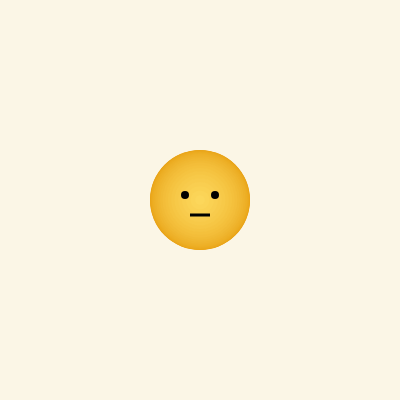
Frame 1 (no input)
Frame 60 (no input): identical to frame 1, image omitted
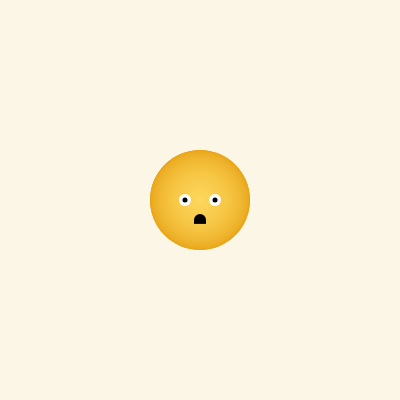
Frame 120 (the mouse pressed at the canvas centre since frame 60)

The p5.js sketch that drew these frames (run headless with seeded random() and noise() and a simulated clock; from frame 60 on, the mouse is pressed at the canvas centre):

// p5.js sketch
// ── sketch.js
var Canvass;

var isFaceInAnim = false;

function setup() {
    Canvass = createCanvas(400,400);
    Canvass.position(window.innerWidth/2-width/2, window.innerHeight/2 - height/2);
    //pixelDensity(1) Use when background face is an image.
    smiley = new Smiley();
    //background(51);
    //noLoop();
    
}

function draw() {
    background("#FBF6E6");
    
    smiley.show();
    if(!isFaceInAnim) smiley.update();
}




function keyPressed() {
    
    if(keyCode == DELETE){
        console.log('Animation Stopped');
        noLoop();
    }
}



class Smiley{

    constructor(){
       
        this.dimeter = 100;    
        this.center = createVector(0,0);
        this.isEngaged = false;
        this.wasEngaged = false;

        this.mouthCenter = createVector(0,15);
        this.eyeScale = 1;


        //this.FaceImg = createGraphics(width,height);
        //this.createFace();
        //this.corner = createVector(0,0);
        //this.center = createVector(width/2,height/2);
    }

    update(){

        let d = dist(mouseX,mouseY,width/2,height/2);

        if(d < this.dimeter/2) {
            this.isEngaged = true;
            if(!this.wasEngaged){
                isFaceInAnim = true;
                this.animFace();
                this.wasEngaged = true;
                return;
            }
        }

        if( (d < this.dimeter) & this.isEngaged){
            
            // Update face center
            this.center.x = (mouseX - width/2)/2;
            this.center.y = (mouseY - height/2)/2;

             // Update mouth center
             this.mouthCenter.x = (mouseX - width/2)/1.5;
             this.mouthCenter.y = (mouseY - height/2 + 30)/1.5;
        }
        else{
            this.isEngaged = false;
            if(this.wasEngaged){
                isFaceInAnim = true;
                this.animFace();
                this.wasEngaged = false;
                return;
            }
            this.center.x = 0;
            this.center.y = 0;

            this.mouthCenter.x = 0;
            this.mouthCenter.y = 15;
        }
        
        this.wasEngaged = this.isEngaged;
    }


    show(){
        //image(this.FaceImg, this.corner.x, this.corner.y);
        this.drawFace()
        this.drawMouth()
        this.drawEyes()
        if(frameCount % 200 == 0) this.animEye();
    }


    drawFace(){
        let cin = color("#FDDA5F");
        let cout = color("#e8a012");
        
        push();
            translate(width/2,height/2);
            noStroke();
            smooth();
            for(let i = 0; i < 20; i++){
                fill( lerpColor(cout,cin,i/20) );
                ellipse(this.center.x,this.center.y,this.dimeter-i*i/4,this.dimeter-i*i/4);
            }
            //filter(BLUR, 5);
        pop();
    }


 

    drawMouth(){
        

        if(this.isEngaged){
            push();
                let d = 12;
                translate(width/2,height/2);
                noStroke();
                fill(0);
                arc(this.mouthCenter.x,this.mouthCenter.y,d,d,PI,0);
                rectMode(CENTER)
                rect(this.mouthCenter.x,this.mouthCenter.y+1.9,d,4)
                line(this.mouthCenter.x-8,this.mouthCenter.y,this.mouthCenter.x + 8, this.mouthCenter.y );
            pop();
        }
        else{
            push();
                translate(width/2,height/2);
                strokeWeight(3);
                strokeCap(SQUARE);
                line(this.mouthCenter.x-10,this.mouthCenter.y,this.mouthCenter.x + 10, this.mouthCenter.y );
            pop();
        }

    }




    drawEyes(){

        let d = 8;
        let dx = 15;
        let dy = 20;
        if(this.isEngaged){
            push();
                d = 12;
                translate(width/2,height/2);
                fill(255);
                noStroke();
                ellipse(this.mouthCenter.x-dx,this.mouthCenter.y - dy,d,d*this.eyeScale );
                ellipse(this.mouthCenter.x+dx,this.mouthCenter.y - dy,d, d*this.eyeScale );
                d = 5;
                fill(0)
                ellipse(this.mouthCenter.x-dx,this.mouthCenter.y - dy,d, d*this.eyeScale );
                ellipse(this.mouthCenter.x+dx,this.mouthCenter.y - dy,d, d*this.eyeScale );
            pop();
        }
        else{
            push();
                translate(width/2,height/2);
                noStroke();
                fill(0);
                ellipse(this.mouthCenter.x-dx,this.mouthCenter.y - dy,d, d*this.eyeScale );
                ellipse(this.mouthCenter.x+dx,this.mouthCenter.y - dy,d, d*this.eyeScale );
            pop();
        }

    }

    async animEye(){

        var wait = ms => new Promise((r, j)=>setTimeout(r, ms))

        // Close eye
        for(let i = 0; i< 20; i++){
            this.eyeScale -=  1/21;
            await wait(0.1);
        }

        await wait(20);

        // Open eye
        for(let i = 0; i< 20; i++){
            this.eyeScale +=  1/21;
            await wait(0.1);
        }


    }



    async animFace(){
        var wait = ms => new Promise((r, j)=>setTimeout(r, ms))

        let dir = 0;
        let x = mouseX;
        let y = mouseY;
        if(this.wasEngaged) dir = 1;
        for (let i = 1; i <= 10; i++){
            // Update face center
            let t = abs(dir - i/10);
            this.center.x = (1-t)*0  +  t*(x - width/2)/2;
            this.center.y =  t*(y - height/2)/2;

             // Update mouth center
             this.mouthCenter.x = t*(x - width/2)/1.5;
             this.mouthCenter.y = 15*(1 - t) + t*(y - height/2 + 30)/1.5;

            await wait(0.01);

        } 

        isFaceInAnim = false;


    }



    
    // Creating face as an image. Not using this because of rendering quality.
    // createFace(){
    //     this.FaceImg.pixelDensity(1);
    //     this.FaceImg.translate(width/2,height/2);

    //     let cin = color("#FDDA5F");
    //     let cout = color("#e8a012");
    //     this.FaceImg.noStroke();
        
    //     for(let i = 0; i < 20; i++){
    //         this.FaceImg.fill( lerpColor(cout,cin,i/20) );
    //         this.FaceImg.ellipse(0,0,this.dimeter-i*i/4,this.dimeter-i*i/4);
    //     }
    // }
    

}
